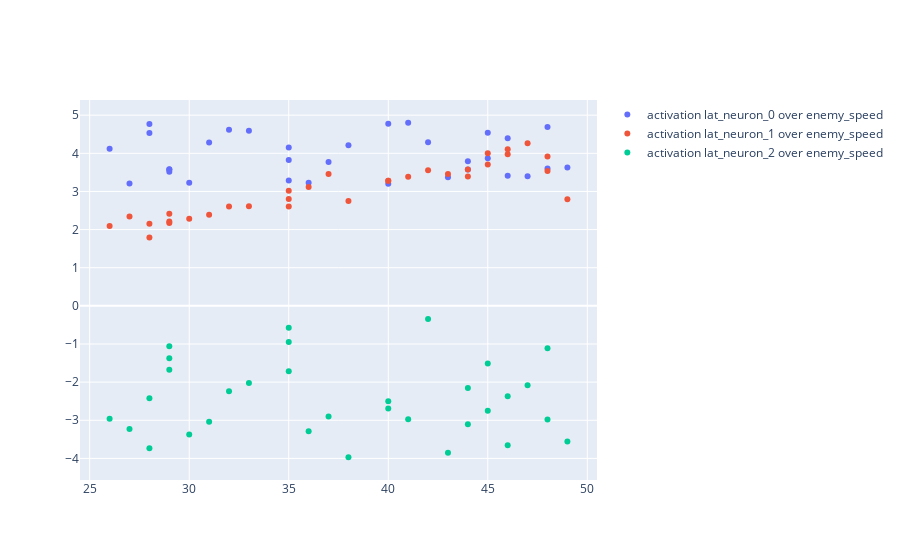

This figure's notebook cell:
### Code cell
fig = go.Figure()
for c in df_hidden_states_pred.columns:
    fig.add_trace(go.Scatter(x=df_hidden_states.enemy_speed, y=df_hidden_states_pred[c],
                        mode='markers',
                        name=f'activation {c} over enemy_speed'))
fig.show()

### Figure 1 — Plotly figure (JSON) as saved in the notebook; plotly's stock layout.template omitted (floating-point values rounded to 4 significant figures)
{"data": [{"mode": "markers", "name": "activation lat_neuron_0 over enemy_speed", "type": "scatter", "x": [46, 29, 28, 27, 40, 41, 44, 26, 40, 48, 38, 31, 29, 47, 30, 37, 48, 35, 35, 28, 46, 32, 29, 35, 43, 45, 33, 36, 42, 44, 45, 49], "y": [3.413, 3.584, 4.768, 3.21, 3.199, 4.801, 3.578, 4.122, 4.773, 4.689, 4.214, 4.283, 3.578, 3.397, 3.231, 3.774, 3.6, 4.152, 3.826, 4.533, 4.392, 4.617, 3.519, 3.286, 3.373, 3.87, 4.591, 3.228, 4.287, 3.79, 4.541, 3.628]}, {"mode": "markers", "name": "activation lat_neuron_1 over enemy_speed", "type": "scatter", "x": [46, 29, 28, 27, 40, 41, 44, 26, 40, 48, 38, 31, 29, 47, 30, 37, 48, 35, 35, 28, 46, 32, 29, 35, 43, 45, 33, 36, 42, 44, 45, 49], "y": [3.978, 2.175, 1.795, 2.346, 3.277, 3.386, 3.393, 2.094, 3.282, 3.918, 2.751, 2.389, 2.215, 4.263, 2.283, 3.459, 3.536, 2.603, 2.802, 2.154, 4.11, 2.605, 2.417, 3.017, 3.455, 4.001, 2.609, 3.119, 3.555, 3.572, 3.703, 2.794]}, {"mode": "markers", "name": "activation lat_neuron_2 over enemy_speed", "type": "scatter", "x": [46, 29, 28, 27, 40, 41, 44, 26, 40, 48, 38, 31, 29, 47, 30, 37, 48, 35, 35, 28, 46, 32, 29, 35, 43, 45, 33, 36, 42, 44, 45, 49], "y": [-3.656, -1.06, -3.731, -3.231, -2.693, -2.97, -3.103, -2.957, -2.504, -2.98, -3.97, -3.036, -1.676, -2.084, -3.37, -2.904, -1.109, -1.716, -0.5756, -2.422, -2.368, -2.238, -1.371, -0.9498, -3.854, -1.514, -2.025, -3.29, -0.3448, -2.152, -2.752, -3.556]}], "layout": {}}
